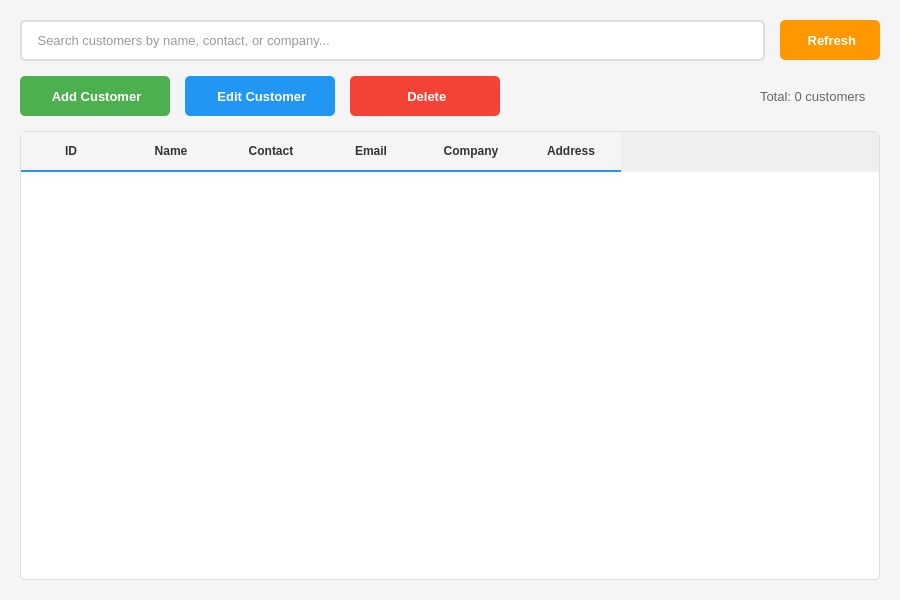
<?xml version="1.0" encoding="UTF-8"?>
<ui version="4.0">
 <class>CustomersWidget</class>
 <widget class="QWidget" name="CustomersWidget">
  <property name="geometry">
   <rect>
    <x>0</x>
    <y>0</y>
    <width>900</width>
    <height>600</height>
   </rect>
  </property>
  <property name="windowTitle">
   <string>Customers</string>
  </property>
  <property name="styleSheet">
   <string notr="true">QWidget#CustomersWidget {
    background-color: #f5f5f5;
}

QPushButton#btnAddCustomer, QPushButton#btnEditCustomer, QPushButton#btnDeleteCustomer, QPushButton#btnRefresh {
    padding: 10px 20px;
    border-radius: 5px;
    font-size: 13px;
    font-weight: bold;
}

QPushButton#btnAddCustomer {
    background-color: #4CAF50;
    color: white;
    border: none;
}

QPushButton#btnAddCustomer:hover {
    background-color: #45a049;
}

QPushButton#btnEditCustomer {
    background-color: #2196F3;
    color: white;
    border: none;
}

QPushButton#btnEditCustomer:hover {
    background-color: #0b7dda;
}

QPushButton#btnDeleteCustomer {
    background-color: #f44336;
    color: white;
    border: none;
}

QPushButton#btnDeleteCustomer:hover {
    background-color: #da190b;
}

QPushButton#btnRefresh {
    background-color: #FF9800;
    color: white;
    border: none;
}

QPushButton#btnRefresh:hover {
    background-color: #e68900;
}

QLineEdit#txtSearch {
    padding: 10px;
    border: 2px solid #ddd;
    border-radius: 5px;
    font-size: 13px;
    color: #333;
}

QLineEdit#txtSearch:focus {
    border: 2px solid #2196F3;
}

QTableWidget {
    background-color: white;
    border: 1px solid #ddd;
    border-radius: 5px;
    gridline-color: #e0e0e0;
}

QTableWidget::item {
    padding: 5px;
}

QTableWidget::item:selected {
    background-color: #e3f2fd;
    color: #000;
}

QHeaderView::section {
    background-color: #f5f5f5;
    padding: 10px;
    border: none;
    border-bottom: 2px solid #2196F3;
    font-weight: bold;
    color: #333;
}</string>
  </property>
  <layout class="QVBoxLayout" name="verticalLayout">
   <property name="spacing">
    <number>15</number>
   </property>
   <property name="leftMargin">
    <number>20</number>
   </property>
   <property name="topMargin">
    <number>20</number>
   </property>
   <property name="rightMargin">
    <number>20</number>
   </property>
   <property name="bottomMargin">
    <number>20</number>
   </property>
   <item>
    <layout class="QHBoxLayout" name="horizontalLayout">
     <item>
      <widget class="QLineEdit" name="txtSearch">
       <property name="placeholderText">
        <string> Search customers by name, contact, or company...</string>
       </property>
      </widget>
     </item>
     <item>
      <widget class="QPushButton" name="btnRefresh">
       <property name="minimumSize">
        <size>
         <width>100</width>
         <height>40</height>
        </size>
       </property>
       <property name="cursor">
        <cursorShape>PointingHandCursor</cursorShape>
       </property>
       <property name="text">
        <string> Refresh</string>
       </property>
      </widget>
     </item>
    </layout>
   </item>
   <item>
    <layout class="QHBoxLayout" name="horizontalLayout_2">
     <item>
      <widget class="QPushButton" name="btnAddCustomer">
       <property name="minimumSize">
        <size>
         <width>150</width>
         <height>40</height>
        </size>
       </property>
       <property name="cursor">
        <cursorShape>PointingHandCursor</cursorShape>
       </property>
       <property name="text">
        <string> Add Customer</string>
       </property>
      </widget>
     </item>
     <item>
      <widget class="QPushButton" name="btnEditCustomer">
       <property name="enabled">
        <bool>false</bool>
       </property>
       <property name="minimumSize">
        <size>
         <width>150</width>
         <height>40</height>
        </size>
       </property>
       <property name="cursor">
        <cursorShape>PointingHandCursor</cursorShape>
       </property>
       <property name="text">
        <string> Edit Customer</string>
       </property>
      </widget>
     </item>
     <item>
      <widget class="QPushButton" name="btnDeleteCustomer">
       <property name="enabled">
        <bool>false</bool>
       </property>
       <property name="minimumSize">
        <size>
         <width>150</width>
         <height>40</height>
        </size>
       </property>
       <property name="cursor">
        <cursorShape>PointingHandCursor</cursorShape>
       </property>
       <property name="text">
        <string> Delete</string>
       </property>
      </widget>
     </item>
     <item>
      <spacer name="horizontalSpacer">
       <property name="orientation">
        <enum>Qt::Horizontal</enum>
       </property>
       <property name="sizeHint" stdset="0">
        <size>
         <width>40</width>
         <height>20</height>
        </size>
       </property>
      </spacer>
     </item>
     <item>
      <widget class="QLabel" name="lblTotalCustomers">
       <property name="text">
        <string>Total: 0 customers</string>
       </property>
       <property name="styleSheet">
        <string notr="true">font-size: 13px; color: #666; padding: 10px;</string>
       </property>
      </widget>
     </item>
    </layout>
   </item>
   <item>
    <widget class="QTableWidget" name="tableCustomers">
     <property name="editTriggers">
      <set>QAbstractItemView::NoEditTriggers</set>
     </property>
     <property name="alternatingRowColors">
      <bool>true</bool>
     </property>
     <property name="selectionMode">
      <enum>QAbstractItemView::SingleSelection</enum>
     </property>
     <property name="selectionBehavior">
      <enum>QAbstractItemView::SelectRows</enum>
     </property>
     <property name="sortingEnabled">
      <bool>true</bool>
     </property>
     <column>
      <property name="text">
       <string>ID</string>
      </property>
     </column>
     <column>
      <property name="text">
       <string>Name</string>
      </property>
     </column>
     <column>
      <property name="text">
       <string>Contact</string>
      </property>
     </column>
     <column>
      <property name="text">
       <string>Email</string>
      </property>
     </column>
     <column>
      <property name="text">
       <string>Company</string>
      </property>
     </column>
     <column>
      <property name="text">
       <string>Address</string>
      </property>
     </column>
    </widget>
   </item>
  </layout>
 </widget>
 <resources/>
 <connections/>
</ui>
